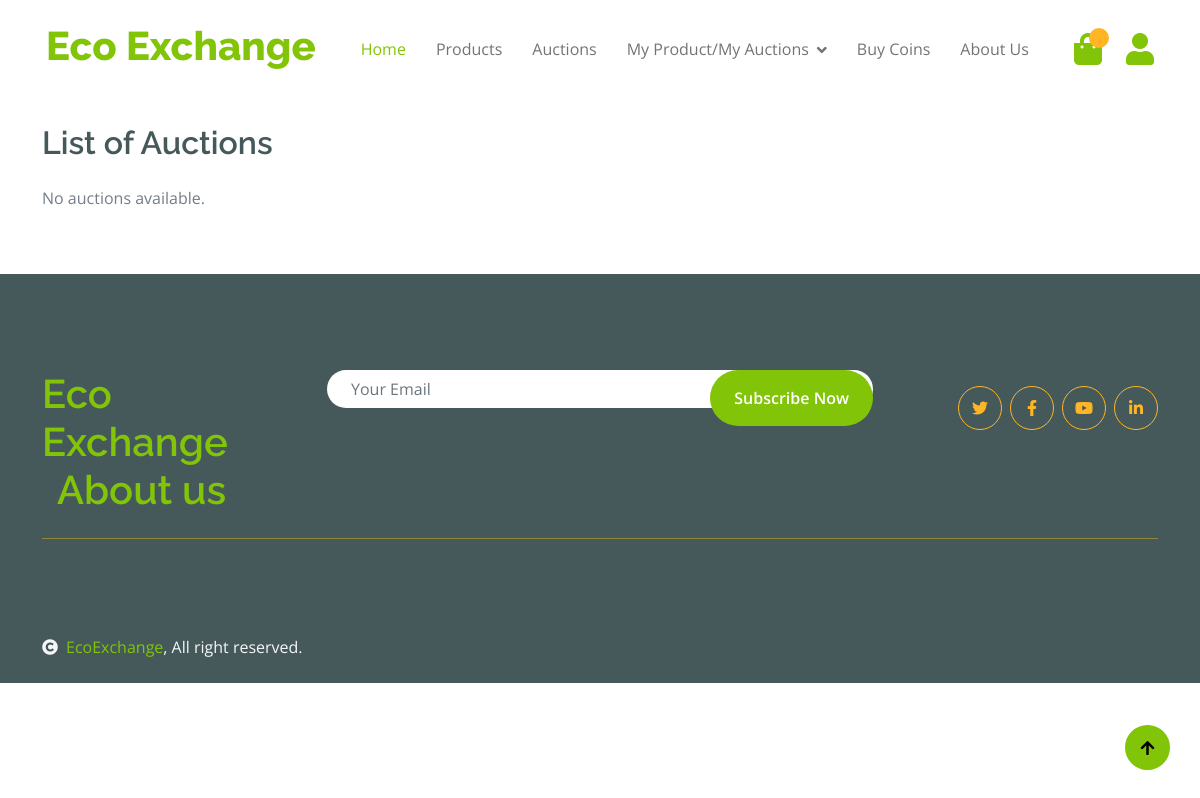
The page /all_auctions/ (signed in) on the database as committed earlier.
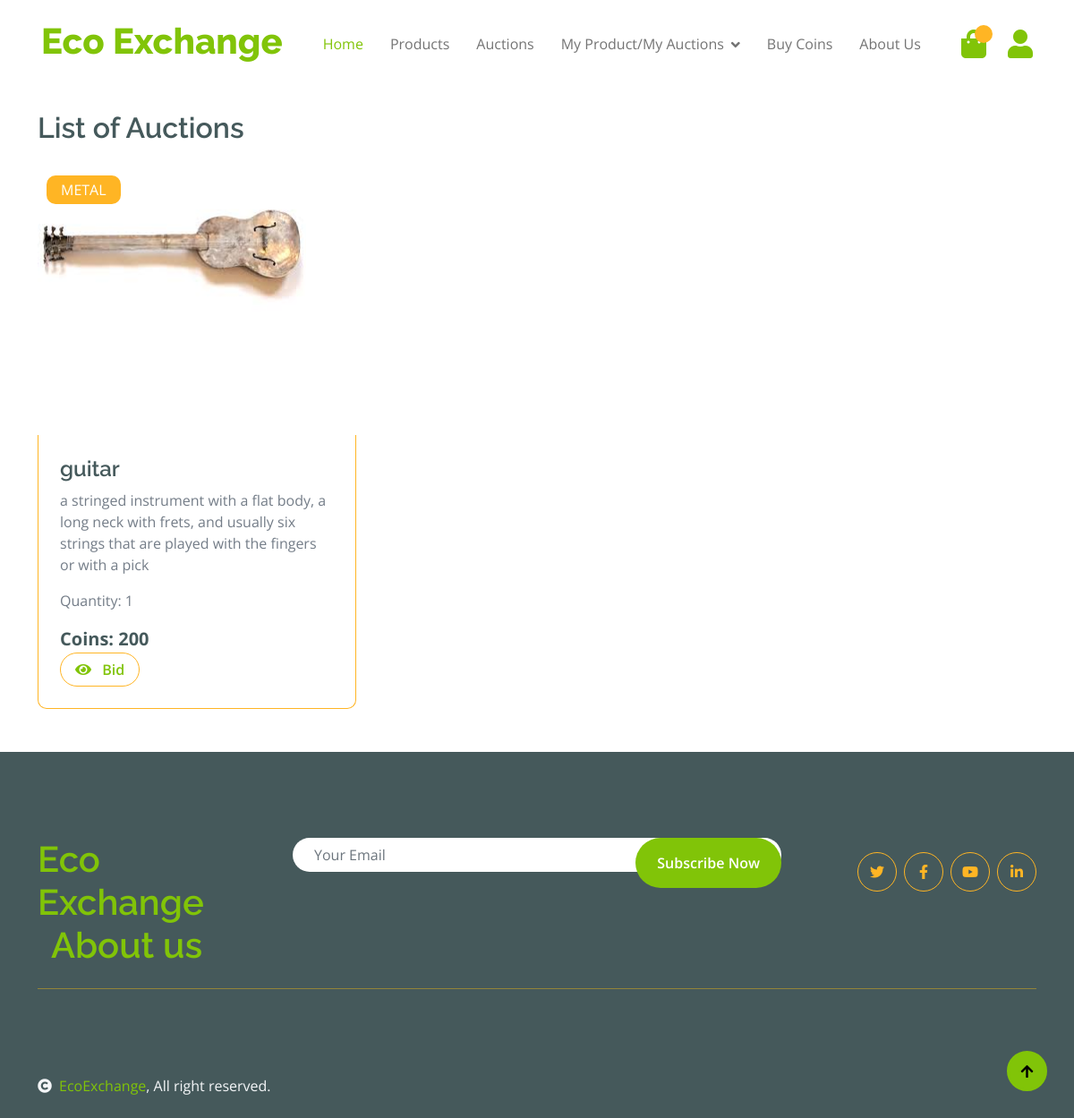
The same page on the database as committed later.
### product/models.py (models this page shows, shortened)
class Auction(models.Model):
    product = models.OneToOneField(Product, on_delete=models.CASCADE)
    current_bid = models.DecimalField(max_digits=10, decimal_places=2, default=0)
    current_winner = models.ForeignKey(Member, on_delete=models.SET_NULL, null=True, blank=True)
    start_time = models.DateTimeField()
    end_time = models.DateTimeField()

class Product(models.Model):
    CATEGORY_CHOICES = [
        ('PAPER', 'Paper'),
        ('PLASTIC', 'Plastic'),
        ('GLASS', 'Glass'),
        ('METAL', 'Metal'),
        ('ELECTRONICS', 'Electronics'),
        ('ORGANIC', 'Organic'),
        ('TEXTILES', 'Textiles'),
        ('BATTERIES', 'Batteries'),
        ('WOOD', 'Wood'),
        ('RUBBER', 'Rubber'),
        ('MIXED_MATERIALS', 'Mixed Materials'),
    ]
    product_id = models.AutoField(primary_key=True)
    product_name = models.CharField(max_length=255)
    product_description = models.TextField()
    image = models.ImageField(upload_to='img/')
    quantity = models.IntegerField(validators=[MinValueValidator(0)])
    price = models.IntegerField()
    category = models.CharField(max_length=50, choices=CATEGORY_CHOICES)
    user = models.ForeignKey(Member, on_delete=models.CASCADE)

### product/views.py (the view)
class AuctionAllListView(ListView):
    model = Auction
    template_name = 'product/all_auctions.html'
    context_object_name = 'all_auctions'
    def get_queryset(self):
        user = self.request.user
        return Auction.objects.exclude(product__user=user)
    def get_context_data(self, **kwargs):
        context = super().get_context_data(**kwargs)
        context['auctions'] = self.get_queryset()
        return context

### product/templates/product/all_auctions.html
{% extends 'product/base.html' %}
{% block body %}
<div class="container mt-4">
    <div class="row">
        <div class="col-lg-12">
            <h2 class="mb-4">List of Auctions</h2>
            <div class="row g-4">
                {% for auction in auctions %}
                    <div class="col-md-6 col-lg-4">
                        <div class="rounded position-relative fruite-item">
                            <div class="fruite-img image-container">
                                <img src="{{ auction.product.image.url }}" alt="{{ auction.product.image }}" class="img-fluid w-100 rounded-top">
                            </div>
                            <div class="text-white bg-secondary px-3 py-1 rounded position-absolute" style="top: 10px; left: 10px;">{{ auction.product.category }}</div>
                            <div class="p-4 border border-secondary border-top-0 rounded-bottom">
                                <h4>{{ auction.product.product_name }}</h4>
                                <p>{{ auction.product.product_description }}</p>
                                <p>Quantity: {{ auction.product.quantity }}</p>
                                <p class="text-dark fs-5 fw-bold mb-0">Coins: {{ auction.product.price }}</p>
                                <div class="d-flex justify-content-between flex-lg-wrap">
                                    <a href="{% url 'auction_view' auction.product.product_id %}" class="btn border border-secondary rounded-pill px-3 text-primary">
                                        <i class="fa fa-eye me-2 text-primary"></i> Bid
                                    </a>
                                </div>
                            </div>
                        </div>
                    </div>
                {% empty %}
                    <p>No auctions available.</p>
                {% endfor %}
            </div>
        </div>
    </div>
</div>
{% endblock %}

Rows that differ between the two databases and show on the page:
added Auction: product.image (picture), product.category "METAL", product.product_name "guitar", product.product_description "a stringed instrument with a flat body, a long neck with frets, and usually six strings that are played with the fingers or with a pick", product.quantity "1", product.price "200"
Other text that changed with them:
text no longer shown: "No auctions available."
